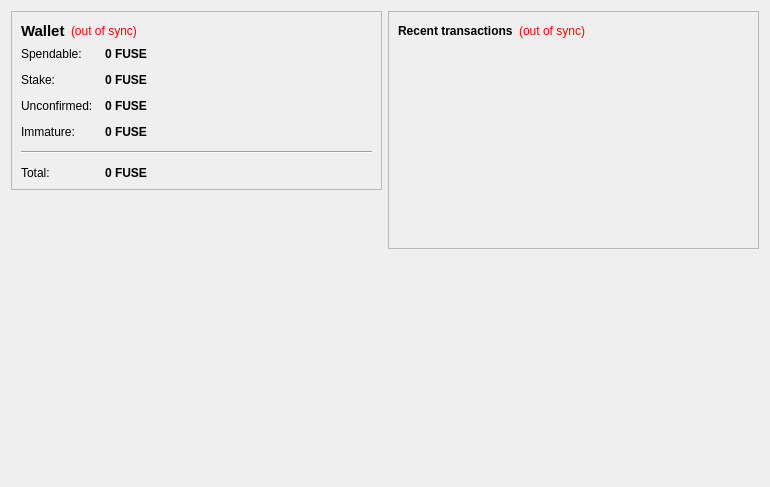
<?xml version="1.0" encoding="UTF-8"?>
<ui version="4.0">
 <class>OverviewPage</class>
 <widget class="QWidget" name="OverviewPage">
  <property name="geometry">
   <rect>
    <x>0</x>
    <y>0</y>
    <width>770</width>
    <height>487</height>
   </rect>
  </property>
  <property name="windowTitle">
   <string>Form</string>
  </property>
  <layout class="QHBoxLayout" name="horizontalLayout" stretch="1,1">
   <item>
    <layout class="QVBoxLayout" name="verticalLayout_2">
     <item>
      <widget class="QFrame" name="frame">
       <property name="frameShape">
        <enum>QFrame::StyledPanel</enum>
       </property>
       <property name="frameShadow">
        <enum>QFrame::Raised</enum>
       </property>
       <layout class="QVBoxLayout" name="verticalLayout_4">
        <item>
         <layout class="QHBoxLayout" name="horizontalLayout_4">
          <item>
           <widget class="QLabel" name="label_5">
            <property name="font">
             <font>
              <pointsize>11</pointsize>
              <weight>75</weight>
              <bold>true</bold>
             </font>
            </property>
            <property name="text">
             <string>Wallet</string>
            </property>
           </widget>
          </item>
          <item>
           <widget class="QLabel" name="labelWalletStatus">
            <property name="toolTip">
             <string>The displayed information may be out of date. Your wallet automatically synchronizes with the Fusecoin network after a connection is established, but this process has not completed yet.</string>
            </property>
            <property name="styleSheet">
             <string notr="true">QLabel { color: red; }</string>
            </property>
            <property name="text">
             <string notr="true">(out of sync)</string>
            </property>
            <property name="alignment">
             <set>Qt::AlignLeading|Qt::AlignLeft|Qt::AlignVCenter</set>
            </property>
           </widget>
          </item>
          <item>
           <spacer name="horizontalSpacer_2">
            <property name="orientation">
             <enum>Qt::Horizontal</enum>
            </property>
            <property name="sizeHint" stdset="0">
             <size>
              <width>40</width>
              <height>20</height>
             </size>
            </property>
           </spacer>
          </item>
         </layout>
        </item>
        <item>
         <layout class="QFormLayout" name="formLayout_2">
          <property name="fieldGrowthPolicy">
           <enum>QFormLayout::AllNonFixedFieldsGrow</enum>
          </property>
          <property name="horizontalSpacing">
           <number>12</number>
          </property>
          <property name="verticalSpacing">
           <number>12</number>
          </property>
          <item row="0" column="0">
           <widget class="QLabel" name="label">
            <property name="text">
             <string>Spendable:</string>
            </property>
           </widget>
          </item>
          <item row="0" column="1">
           <widget class="QLabel" name="labelBalance">
            <property name="font">
             <font>
              <weight>75</weight>
              <bold>true</bold>
             </font>
            </property>
            <property name="cursor">
             <cursorShape>IBeamCursor</cursorShape>
            </property>
            <property name="toolTip">
             <string>Your current spendable balance</string>
            </property>
            <property name="text">
             <string notr="true">0 FUSE</string>
            </property>
            <property name="textInteractionFlags">
             <set>Qt::LinksAccessibleByMouse|Qt::TextSelectableByKeyboard|Qt::TextSelectableByMouse</set>
            </property>
           </widget>
          </item>
          <item row="1" column="0">
           <widget class="QLabel" name="label_6">
            <property name="text">
             <string>Stake:</string>
            </property>
           </widget>
          </item>
          <item row="1" column="1">
           <widget class="QLabel" name="labelStake">
            <property name="font">
             <font>
              <weight>75</weight>
              <bold>true</bold>
             </font>
            </property>
            <property name="cursor">
             <cursorShape>IBeamCursor</cursorShape>
            </property>
            <property name="toolTip">
             <string>Total of coins that was staked, and do not yet count toward the current balance</string>
            </property>
            <property name="text">
             <string notr="true">0 FUSE</string>
            </property>
            <property name="textInteractionFlags">
             <set>Qt::LinksAccessibleByMouse|Qt::TextSelectableByKeyboard|Qt::TextSelectableByMouse</set>
            </property>
           </widget>
          </item>
          <item row="2" column="0">
           <widget class="QLabel" name="label_3">
            <property name="text">
             <string>Unconfirmed:</string>
            </property>
           </widget>
          </item>
          <item row="2" column="1">
           <widget class="QLabel" name="labelUnconfirmed">
            <property name="font">
             <font>
              <weight>75</weight>
              <bold>true</bold>
             </font>
            </property>
            <property name="cursor">
             <cursorShape>IBeamCursor</cursorShape>
            </property>
            <property name="toolTip">
             <string>Total of transactions that have yet to be confirmed, and do not yet count toward the current balance</string>
            </property>
            <property name="text">
             <string notr="true">0 FUSE</string>
            </property>
            <property name="textInteractionFlags">
             <set>Qt::LinksAccessibleByMouse|Qt::TextSelectableByKeyboard|Qt::TextSelectableByMouse</set>
            </property>
           </widget>
          </item>
          <item row="3" column="0">
           <widget class="QLabel" name="labelImmatureText">
            <property name="text">
             <string>Immature:</string>
            </property>
           </widget>
          </item>
          <item row="3" column="1">
           <widget class="QLabel" name="labelImmature">
            <property name="font">
             <font>
              <weight>75</weight>
              <bold>true</bold>
             </font>
            </property>
            <property name="toolTip">
             <string>Mined balance that has not yet matured</string>
            </property>
            <property name="text">
             <string notr="true">0 FUSE</string>
            </property>
            <property name="textInteractionFlags">
             <set>Qt::LinksAccessibleByMouse|Qt::TextSelectableByKeyboard|Qt::TextSelectableByMouse</set>
            </property>
           </widget>
          </item>
          <item row="4" column="0" colspan="2">
           <widget class="Line" name="line">
            <property name="orientation">
             <enum>Qt::Horizontal</enum>
            </property>
           </widget>
          </item>
          <item row="5" column="0">
           <widget class="QLabel" name="labelTotalText">
            <property name="text">
             <string>Total:</string>
            </property>
           </widget>
          </item>
          <item row="5" column="1">
           <widget class="QLabel" name="labelTotal">
            <property name="font">
             <font>
              <weight>75</weight>
              <bold>true</bold>
             </font>
            </property>
            <property name="cursor">
             <cursorShape>IBeamCursor</cursorShape>
            </property>
            <property name="toolTip">
             <string>Your current total balance</string>
            </property>
            <property name="text">
             <string notr="true">0 FUSE</string>
            </property>
            <property name="textInteractionFlags">
             <set>Qt::LinksAccessibleByMouse|Qt::TextSelectableByKeyboard|Qt::TextSelectableByMouse</set>
            </property>
           </widget>
          </item>
         </layout>
        </item>
       </layout>
      </widget>
     </item>
     <item>
      <spacer name="verticalSpacer">
       <property name="orientation">
        <enum>Qt::Vertical</enum>
       </property>
       <property name="sizeHint" stdset="0">
        <size>
         <width>20</width>
         <height>40</height>
        </size>
       </property>
      </spacer>
     </item>
     <item>
      <widget class="QLabel" name="label_2">
       <property name="autoFillBackground">
        <bool>true</bool>
       </property>
       <property name="text">
        <string/>
       </property>
       <property name="pixmap">
        <pixmap resource="../bitcoin.qrc">:/icons/drmbg</pixmap>
       </property>
       <property name="scaledContents">
        <bool>false</bool>
       </property>
       <property name="margin">
        <number>0</number>
       </property>
      </widget>
     </item>
    </layout>
   </item>
   <item>
    <layout class="QVBoxLayout" name="verticalLayout_3">
     <item>
      <widget class="QFrame" name="frame_2">
       <property name="frameShape">
        <enum>QFrame::StyledPanel</enum>
       </property>
       <property name="frameShadow">
        <enum>QFrame::Raised</enum>
       </property>
       <layout class="QVBoxLayout" name="verticalLayout">
        <item>
         <layout class="QHBoxLayout" name="horizontalLayout_2">
          <item>
           <widget class="QLabel" name="label_4">
            <property name="text">
             <string>&lt;b&gt;Recent transactions&lt;/b&gt;</string>
            </property>
           </widget>
          </item>
          <item>
           <widget class="QLabel" name="labelTransactionsStatus">
            <property name="toolTip">
             <string>The displayed information may be out of date. Your wallet automatically synchronizes with the Fusecoin network after a connection is established, but this process has not completed yet.</string>
            </property>
            <property name="styleSheet">
             <string notr="true">QLabel { color: red; }</string>
            </property>
            <property name="text">
             <string notr="true">(out of sync)</string>
            </property>
            <property name="alignment">
             <set>Qt::AlignRight|Qt::AlignTrailing|Qt::AlignVCenter</set>
            </property>
           </widget>
          </item>
          <item>
           <spacer name="horizontalSpacer">
            <property name="orientation">
             <enum>Qt::Horizontal</enum>
            </property>
            <property name="sizeHint" stdset="0">
             <size>
              <width>40</width>
              <height>20</height>
             </size>
            </property>
           </spacer>
          </item>
         </layout>
        </item>
        <item>
         <widget class="QListView" name="listTransactions">
          <property name="styleSheet">
           <string notr="true">QListView { background: transparent; }</string>
          </property>
          <property name="frameShape">
           <enum>QFrame::NoFrame</enum>
          </property>
          <property name="verticalScrollBarPolicy">
           <enum>Qt::ScrollBarAlwaysOff</enum>
          </property>
          <property name="horizontalScrollBarPolicy">
           <enum>Qt::ScrollBarAlwaysOff</enum>
          </property>
          <property name="selectionMode">
           <enum>QAbstractItemView::NoSelection</enum>
          </property>
         </widget>
        </item>
       </layout>
      </widget>
     </item>
     <item>
      <spacer name="verticalSpacer_2">
       <property name="orientation">
        <enum>Qt::Vertical</enum>
       </property>
       <property name="sizeHint" stdset="0">
        <size>
         <width>20</width>
         <height>40</height>
        </size>
       </property>
      </spacer>
     </item>
    </layout>
   </item>
  </layout>
 </widget>
 <resources/>
 <connections/>
</ui>
